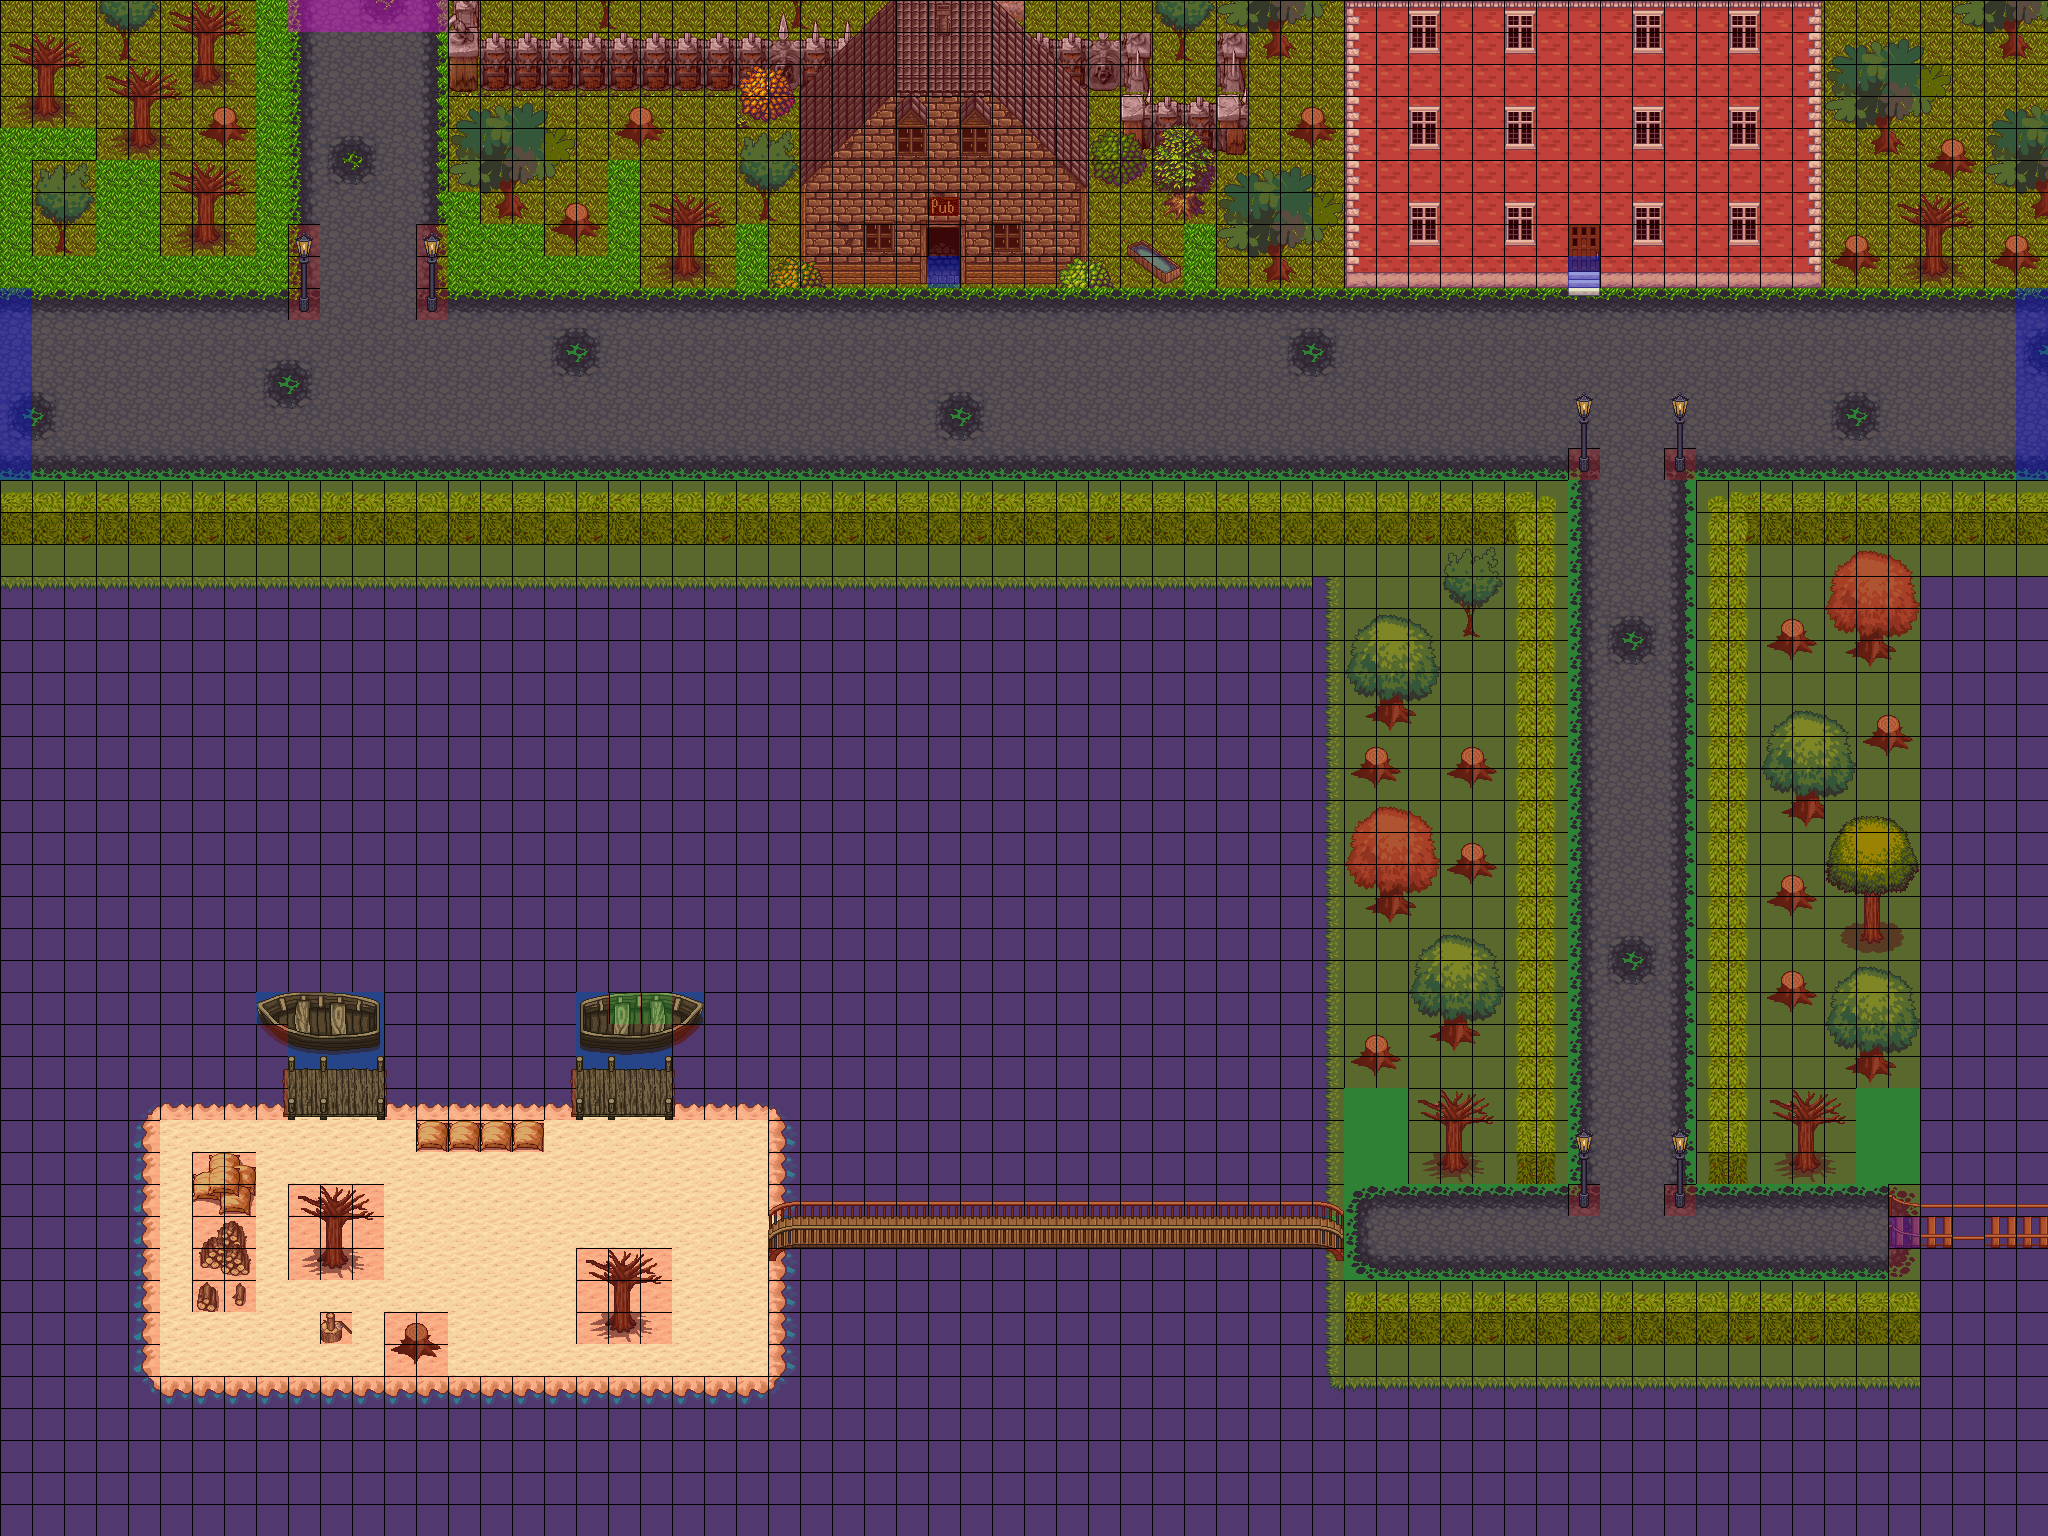

A 2D game scene composited from a Tiled map and its tileset images. What follows is a short description and the map's XML, with each tile layer's data collapsed to a summary:
An orthogonal 64x48 tile map with 32x32 px tiles, 15 tile layers (water, sand_5, grass, pub, ...), 11 tilesets and 6 objects (4x startPoint, startPosition, daggerSpawn).

<map version="1.0" orientation="orthogonal" width="64" height="48" tilewidth="32" tileheight="32">
 <tileset firstgid="1" name="water" tilewidth="32" tileheight="32">
  <image source="water.png" width="32" height="32" />
 </tileset>
 <tileset firstgid="2" name="sand_5" tilewidth="32" tileheight="32">
  <image source="sand_5.png" width="288" height="384" />
 </tileset>
 <tileset firstgid="110" name="bridges" tilewidth="32" tileheight="32">
  <image source="bridges.png" width="192" height="224" />
 </tileset>
 <tileset firstgid="152" name="grassalt" tilewidth="32" tileheight="32">
  <image source="grassalt.png" width="96" height="192" />
 </tileset>
 <tileset firstgid="170" name="CastleExample_4" tilewidth="32" tileheight="32">
  <image source="CastleExample_4.png" width="2239" height="2235" />
 </tileset>
 <tileset firstgid="4931" name="house" tilewidth="32" tileheight="32">
  <image source="house.png" width="288" height="224" />
 </tileset>
 <tileset firstgid="4994" name="plant repack_2" tilewidth="32" tileheight="32">
  <image source="plant repack_2.png" width="416" height="416" />
 </tileset>
 <tileset firstgid="5163" name="lpc_misc_0" tilewidth="32" tileheight="32">
  <image source="lpc_misc_0.png" width="96" height="96" />
 </tileset>
 <tileset firstgid="5172" name="PathAndObjects_0" tilewidth="32" tileheight="32">
  <image source="PathAndObjects_0.png" width="512" height="512" />
 </tileset>
 <tileset firstgid="5428" name="meta_tiles" tilewidth="32" tileheight="32">
  <image source="meta_tiles.png" width="67" height="34" />
  <tile id="0">
   <properties>
    <property name="Collidable" value="True" />
   </properties>
  </tile>
  <tile id="1">
   <properties>
    <property name="Collectable" value="True" />
   </properties>
  </tile>
 </tileset>
 <tileset firstgid="5430" name="metaTwo" tilewidth="32" tileheight="32">
  <image source="metaTwo.png" width="64" height="32" />
  <tile id="0">
   <properties>
    <property name="LevelUp" value="True" />
   </properties>
  </tile>
  <tile id="1">
   <properties>
    <property name="DeadEnd" value="True" />
   </properties>
  </tile>
 </tileset>
 <layer name="water" width="64" height="48">
  <data>[3072 cells, 3072 non-empty, 1 distinct tile ids]</data>
 </layer>
 <layer name="sand_5" width="64" height="48">
  <data>[3072 cells, 210 non-empty, 9 distinct tile ids]</data>
 </layer>
 <layer name="grass" width="64" height="48">
  <data>[3072 cells, 1687 non-empty, 4 distinct tile ids]</data>
 </layer>
 <layer name="pub" width="64" height="48">
  <data>[3072 cells, 640 non-empty, 124 distinct tile ids]</data>
 </layer>
 <layer name="gravel" width="64" height="48">
  <data>[3072 cells, 570 non-empty, 13 distinct tile ids]</data>
 </layer>
 <layer name="gravel2" width="64" height="48">
  <data>[3072 cells, 7 non-empty, 2 distinct tile ids]</data>
 </layer>
 <layer name="bridges" width="64" height="48">
  <data>[3072 cells, 54 non-empty, 13 distinct tile ids]</data>
 </layer>
 <layer name="home" width="64" height="48">
  <data>[3072 cells, 136 non-empty, 12 distinct tile ids]</data>
 </layer>
 <layer name="home2" width="64" height="48">
  <data>[3072 cells, 25 non-empty, 3 distinct tile ids]</data>
 </layer>
 <layer name="trees" width="64" height="48">
  <data>[3072 cells, 569 non-empty, 88 distinct tile ids]</data>
 </layer>
 <layer name="trees2" width="64" height="48">
  <data>[3072 cells, 8 non-empty, 4 distinct tile ids]</data>
 </layer>
 <layer name="boat" width="64" height="48">
  <data>[3072 cells, 51 non-empty, 38 distinct tile ids]</data>
 </layer>
 <layer name="meta2" width="64" height="48">
  <data>[3072 cells, 20 non-empty, 2 distinct tile ids]</data>
 </layer>
 <layer name="meta" width="64" height="48">
  <data>[3072 cells, 2297 non-empty, 2 distinct tile ids]</data>
 </layer>
 <objectgroup name="mainChar" width="64" height="48">
  <object name="startPosition" x="640" y="1184" />
 </objectgroup>
 <layer name="misc" width="64" height="48">
  <data>[3072 cells, 18 non-empty, 3 distinct tile ids]</data>
 </layer>
 <objectgroup name="zombiePirate" width="64" height="48">
  <object name="startPoint" x="928" y="1216" />
 </objectgroup>
 <objectgroup name="zombieChar1" width="64" height="48">
  <object name="startPoint" x="1696" y="1216" />
 </objectgroup>
 <objectgroup name="zombieChar2" width="64" height="48">
  <object name="startPoint" x="1632" y="448" />
 </objectgroup>
 <objectgroup name="zombieBoss" width="64" height="48">
  <object name="startPoint" x="384" y="64" />
 </objectgroup>
 <objectgroup name="spawn" width="64" height="48">
  <object name="daggerSpawn" x="640" y="1024" />
 </objectgroup>
</map>
